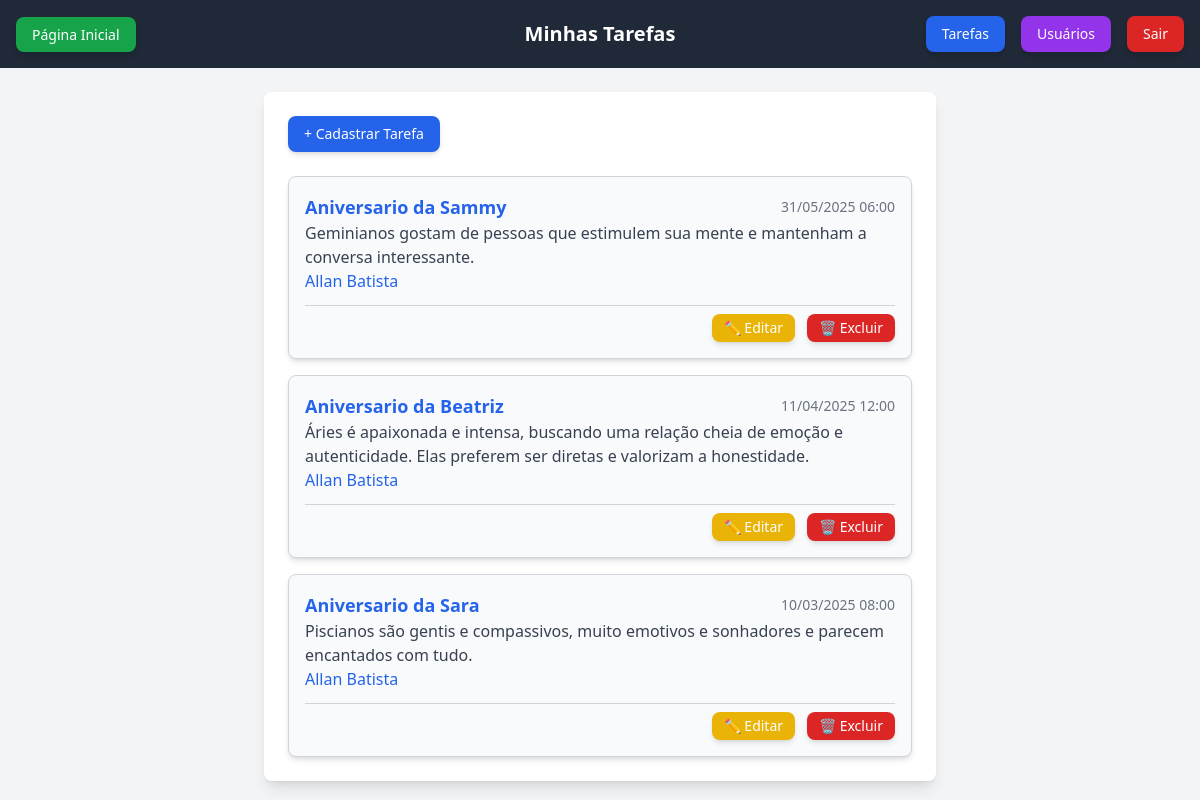
Screenshot of /tarefas/listartarefas/ (signed in) with the database file from the repository.
### tarefas/models.py (models this page shows, shortened)
class Tarefa(models.Model):
    titulo = models.CharField(max_length=100, default='')
    descricao = models.CharField(max_length=200, default='')
    data = models.DateTimeField()
    usuario = models.ForeignKey(Usuario, on_delete=models.CASCADE, null=True)

class Usuario(models.Model):
    nome = models.CharField(max_length=100)
    email = models.CharField(max_length=100)
    senha = models.CharField(max_length=128)  # Armazenar a senha como hash
    def __str__(self):
        return self.nome

### tarefas/views.py (the view)
# urls.py: path("listartarefas/", views.listarTarefas, name="listartarefas"),
def listarTarefas(request):
    if 'usuario_id' not in request.session:
        return redirect('login')
    tarefas = Tarefa.objects.all()
    return render(request, "listarTarefas.html", {"tarefas": tarefas})

### tarefas/templates/listarTarefas.html (shortened to what this page needs)
{% extends 'base.html' %}
{% block content %}
<div class="max-w-2xl w-full bg-white p-6 rounded-lg shadow-lg">
    <div class="flex justify-between items-center mb-6">
        <a href="{% url 'tarefas:cadastrartarefas' %}"
           class="px-4 py-2 bg-blue-600 text-white text-sm font-medium rounded-lg shadow-md hover:bg-blue-700 transition">
            + Cadastrar Tarefa
        </a>
    </div>
    {% if tarefas %}
        <div class="grid gap-4">
            {% for tarefa in tarefas %}
                <div class="bg-gray-50 border border-gray-300 rounded-lg p-4 shadow-md transition-transform transform hover:-translate-y-1 hover:shadow-lg">
                    <div class="mb-3">
                        <div class="flex justify-between items-center">
                            <h3 class="text-lg font-semibold text-blue-600">{{ tarefa.titulo }}</h3>
                            <span class="text-sm text-gray-500">{{ tarefa.data|date:"d/m/Y H:i" }}</span>
                        </div>
                        <p class="text-gray-700">{{ tarefa.descricao }}</p>
                        <p class="text-blue-600">{{ tarefa.usuario }}</p>
                    </div>
                    <div class="flex justify-end gap-3 pt-2 border-t border-gray-300 mt-3">
                        <a href="/tarefas/editartarefa/{{ tarefa.id }}"
                           class="px-3 py-1 bg-yellow-500 text-white text-sm font-medium rounded-lg shadow-md hover:bg-yellow-600 transition">
                           ✏️ Editar
                        </a>
                        <a href="/tarefas/excluirtarefa/{{ tarefa.id }}"
                           class="px-3 py-1 bg-red-600 text-white text-sm font-medium rounded-lg shadow-md hover:bg-red-700 transition"
                           onclick="return confirm('Tem certeza que deseja excluir esta tarefa?')">
                           🗑️ Excluir
                        </a>
                    </div>
                </div>
            {% endfor %}
        </div>
    {% else %}
        <p class="text-center text-gray-500 italic">Nenhuma tarefa cadastrada ainda.</p>
    {% endif %}
</div>
{% endblock %}

### rows the page displays
Tarefa: titulo "Aniversario da Sammy", data "31/05/2025 06:00", descricao "Geminianos gostam de pessoas que estimulem sua mente e mantenham a conversa interessante.", usuario "Allan Batista"
Tarefa: titulo "Aniversario da Beatriz", data "11/04/2025 12:00", descricao "Áries é apaixonada e intensa, buscando uma relação cheia de emoção e autenticidade. Elas preferem ser diretas e valorizam a honestidade.", usuario "Allan Batista"
Tarefa: titulo "Aniversario da Sara", data "10/03/2025 08:00", descricao "Piscianos são gentis e compassivos, muito emotivos e sonhadores e parecem encantados com tudo.", usuario "Allan Batista"
